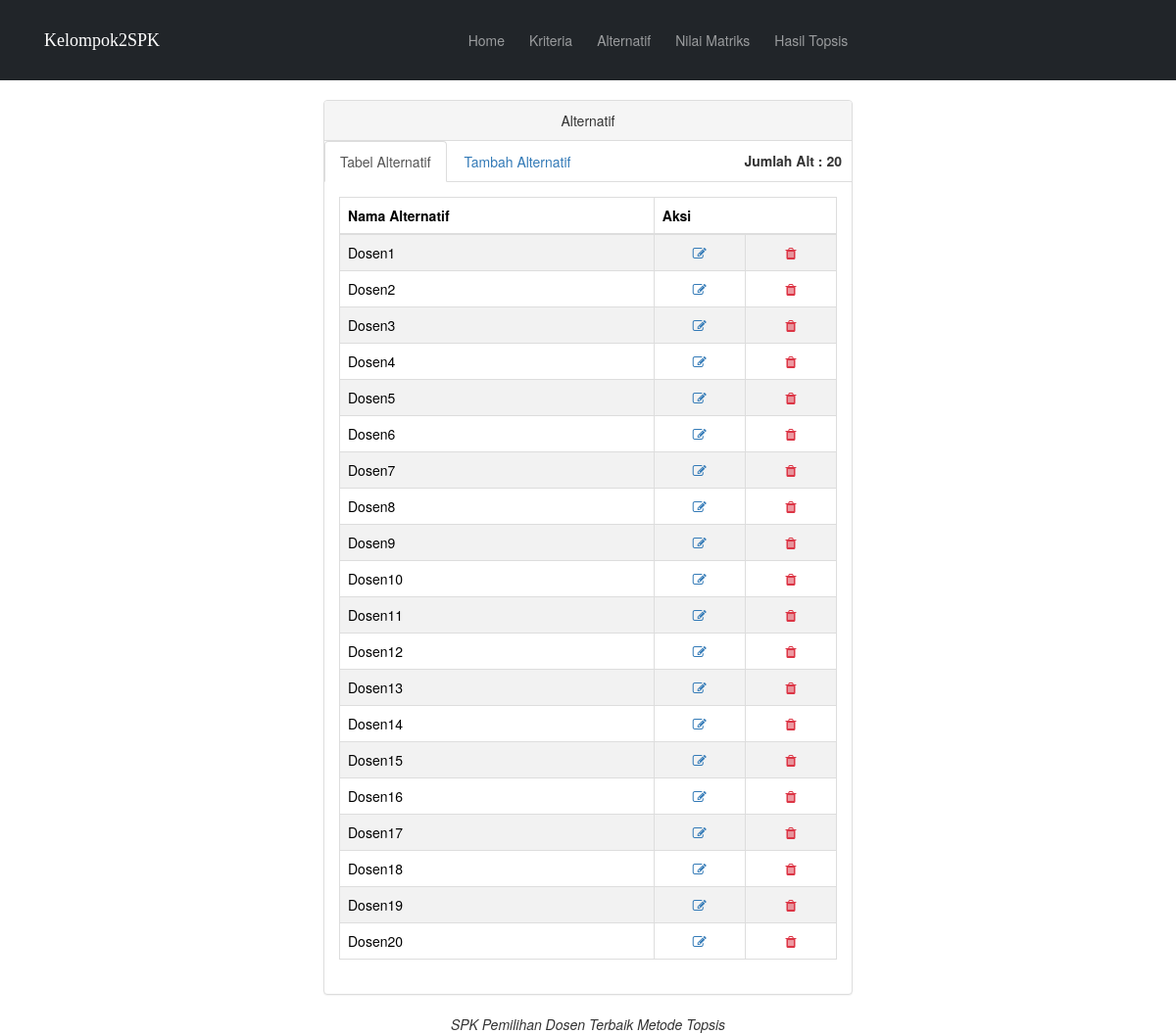
The page /alternatif.php on the database its author committed.
### tables this page shows
CREATE TABLE `tab_alternatif` (
  `id_alternatif` int(10) NOT NULL,
  `nama_alternatif` varchar(50) NOT NULL
);

### alternatif.php (the view, shortened to what this page needs)
<?php
include("koneksi.php");
?>
<!DOCTYPE html>
<html>
<head>
  <link href="styles/slider.css" rel="stylesheet" type="text/css" media="all">
  <link rel="stylesheet" href="style/style.css">
  <link href="https://cdn.jsdelivr.net/npm/bootstrap@5.3.2/dist/css/bootstrap.min.css" rel="stylesheet">
  <link rel="stylesheet" href="tampilan/css/bootstrap.min.css">
  <link href="tampilan/font-awesome/css/font-awesome.min.css" rel="stylesheet" type="text/css">
</head>
<body>
  <?php include_once('navbar.php') ?>
  <div class="container">
    <div class="row">
      <div class="col-lg-6 col-lg-offset-3">
        <div class="panel panel-default">
          <div class="panel-heading text-center">
            Alternatif
          </div>
          <ul class="nav nav-tabs">
            <li class="active">
              <a href="alternatif.php" data-toggle="tab">Tabel Alternatif</a>
            </li>
            <li>
              <a href="alternatiftambah.php" data-toggle="tab">Tambah Alternatif</a>
            </li>
            <li class="ms-auto">
              <?php
              $jumlahAlt = $koneksi->query('SELECT COUNT(*) FROM tab_alternatif')->fetch_array();
              ?>
              <div class="mt-3 px-3 mb-3 fw-bold">Jumlah Alt : <?= $jumlahAlt[0] ?></div>
            </li>
          </ul>
          <div class="panel-body">
            <div class="tab-content">
              <div class="">
                <table class="table table-striped table-bordered table-hover">
                  <thead>
                    <tr>
                      <th>Nama Alternatif</th>
                      <th colspan="2">Aksi</th>
                    </tr>
                  </thead>
                  <tbody>
                    <?php
                    $sql = $koneksi->query('SELECT * FROM tab_alternatif');
                    while ($row = $sql->fetch_array()) {
                    ?>
                      <tr>
                        <td><?php echo $row[1] ?></td>
                        <td align="center"><a href="editalternatif.php?id_alternatif=<?php echo $row['id_alternatif'] ?>"><i class="fa fa-edit fa-fw"></i> </td>
                        <td align="center"><a href="hapusalternatif.php?id_alternatif=<?php echo $row['id_alternatif'] ?>"><i class="fa fa-trash fa-fw text-danger" onclick="return confirm('Hapus alternatif?')"></i> </td>
                      </tr>
                    <?php } ?>
                  </tbody>
                </table>
              </div>
            </div>
          </div>
        </div>
      </div>
    </div>
  </div>
  <footer class="text-center">
    <div class="footer-below">
      <div class="container">
        <div class="row">
          <div class="col-lg-12">
            <em>SPK Pemilihan Dosen Terbaik Metode Topsis</em>
          </div>
        </div>
      </div>
    </div>
  </footer>
</body>
</html>

### navbar.php (shortened to what this page needs)
<nav class="navbar bg-dark navbar-expand-lg navbar-dark">
    <div class="container">
        <a class="navbar-brand" href="/" style="font-family: cursive;">Kelompok2SPK</a>
        <div class="collapse navbar-collapse p-3" id="navbarNav">
            <ul class="navbar-nav mx-auto gap-4">
                <li class="nav-item">
                    <a class="nav-link" href="/">Home</a>
                </li>
                <li class="nav-item">
                    <a class="nav-link" href="kriteria.php">Kriteria</a>
                </li>
                <li class="nav-item">
                    <a class="nav-link" href="alternatif.php">Alternatif</a>
                </li>
                <li class="nav-item">
                    <a class="nav-link" href="nilmat.php">Nilai Matriks</a>
                </li>
                <li class="nav-item">
                    <a class="nav-link" href="hastop.php">Hasil Topsis</a>
                </li>
            </ul>
        </div>
    </div>
</nav>

### styles/framework.css (style rules this page uses)
html { overflow-y: scroll; overflow-x: hidden; }
html, body { margin: 0; padding: 0; font-size: 14px; line-height: 1.6em; }
*, *::before, *::after { box-sizing: border-box; }
a { outline: none; text-decoration: none; }
body, input, select { font-family: Verdana, Geneva, sans-serif; }

### rows shown on the page
tab_alternatif: nama_alternatif "Dosen1"
tab_alternatif: nama_alternatif "Dosen2"
tab_alternatif: nama_alternatif "Dosen3"
tab_alternatif: nama_alternatif "Dosen4"
tab_alternatif: nama_alternatif "Dosen5"
tab_alternatif: nama_alternatif "Dosen6"
tab_alternatif: nama_alternatif "Dosen7"
tab_alternatif: nama_alternatif "Dosen8"
tab_alternatif: nama_alternatif "Dosen9"
tab_alternatif: nama_alternatif "Dosen10"
tab_alternatif: nama_alternatif "Dosen11"
tab_alternatif: nama_alternatif "Dosen12"
tab_alternatif: nama_alternatif "Dosen13"
tab_alternatif: nama_alternatif "Dosen14"
tab_alternatif: nama_alternatif "Dosen15"
tab_alternatif: nama_alternatif "Dosen16"
tab_alternatif: nama_alternatif "Dosen17"
tab_alternatif: nama_alternatif "Dosen18"
tab_alternatif: nama_alternatif "Dosen19"
tab_alternatif: nama_alternatif "Dosen20"

### other values the page prints
$jumlahAlt[0] "20"
